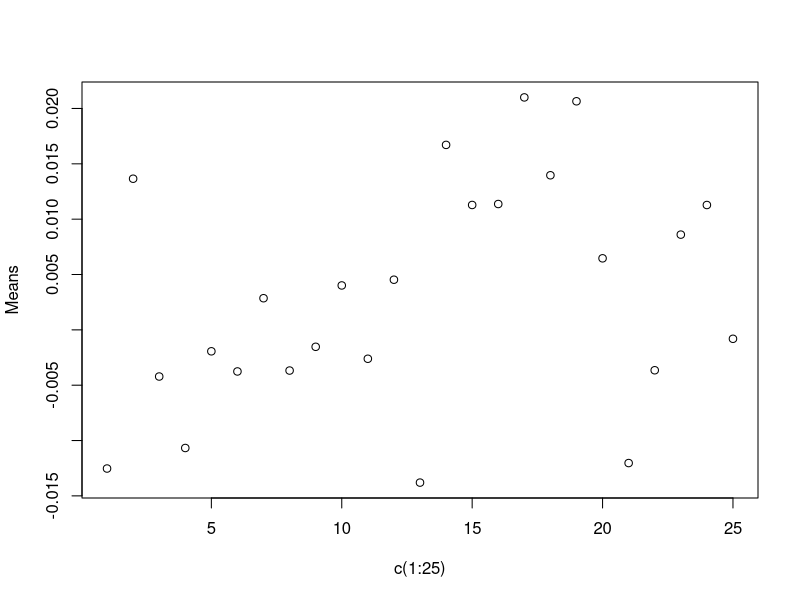
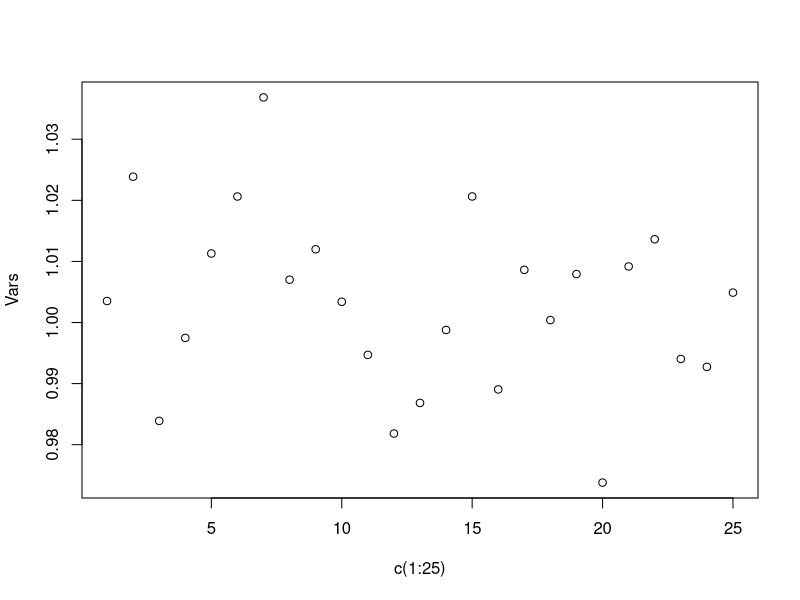

The R source for these figures, in order:
Means <- c()
Vars <- c()
i <- 1
for (n in c(1:25)){
  X <- array (runif(10000*n), dim=c(n,10000))
  #def Z_n, Z_n is a function
  myZ <- function(x,n){
    (sum(x)-n/2)*sqrt(12/n)
  }
  #apply is like a for loop
  #apply(array,margin (how it read the array), fun (function to be applied))
  myN <- apply (X,2,myZ,n=n)
  #mean is a generic function
  Means[i] <- mean(myN)
  Vars[i] <- var(myN)
  i <- i+1
}

plot (x=c(1:25), y=Means)
plot (x=c(1:25), y=Vars)
